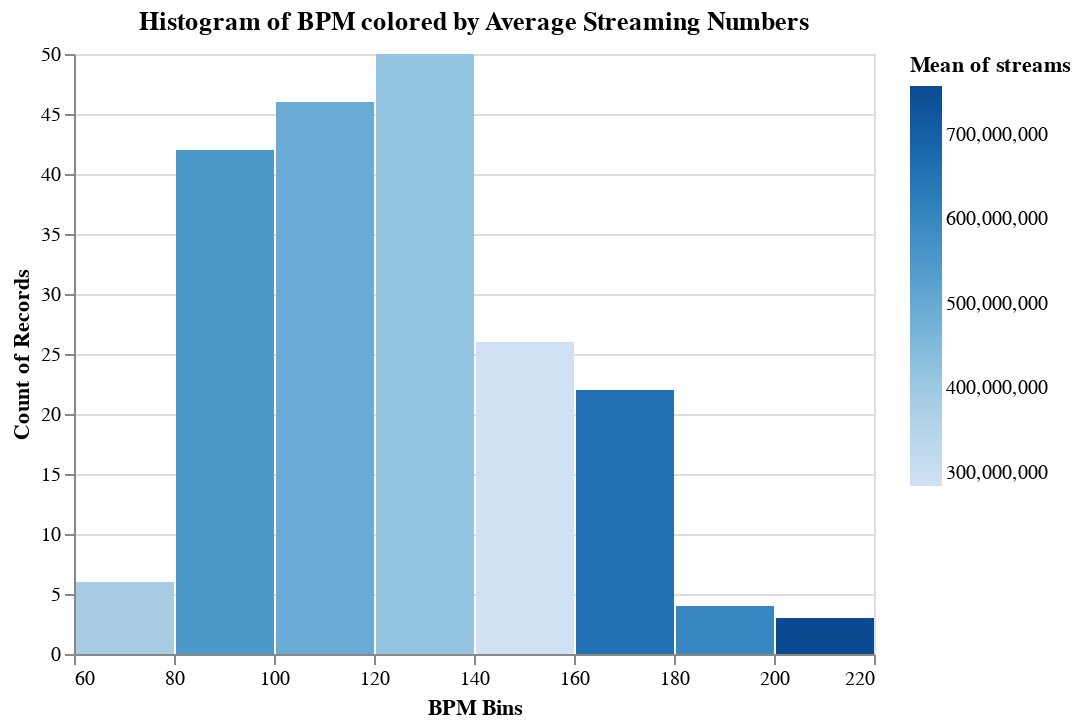

Write notebook code for a chart like this one.
### Markdown cell above
Other than scatter plots, histogram is also a great alternative to help us find songs pattern. We can also use it to visualize the distribution of streaming numbers over different BPM bins. This can give us insights into which BPM ranges are most popular in terms of streaming numbers.

### Code cell
chart = alt.Chart(df_top_200).mark_bar().encode(
    alt.X("bpm:Q", bin=True, title="BPM Bins"),
    y='count()',
    color='mean(streams):Q',
    tooltip=[alt.Tooltip('mean(streams):Q', title='Average Streams'), 'count()']
).properties(
    title="Histogram of BPM colored by Average Streaming Numbers"
)

chart.display()

### Figure 1 — Vega-Lite specification as saved in the notebook (floating-point values rounded to 4 significant figures; data arrays with more than 128 entries replaced by an {"elided": "..."} marker saying what was removed)
{"config": {"view": {"continuousWidth": 400, "continuousHeight": 300}}, "data": {"name": "data-89a03f87c796b60feaa758d5f7fe8059"}, "mark": "bar", "encoding": {"color": {"aggregate": "mean", "field": "streams", "type": "quantitative"}, "tooltip": [{"aggregate": "mean", "field": "streams", "title": "Average Streams", "type": "quantitative"}, {"aggregate": "count", "type": "quantitative"}], "x": {"bin": true, "field": "bpm", "title": "BPM Bins", "type": "quantitative"}, "y": {"aggregate": "count", "type": "quantitative"}}, "title": "Histogram of BPM colored by Average Streaming Numbers", "$schema": "https://vega.github.io/schema/vega-lite/v4.17.0.json", "datasets": {"data-89a03f87c796b60feaa758d5f7fe8059": {"elided": "199 records"}}}
